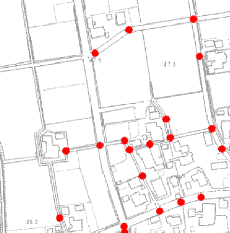
#> input picture py/opencv/hoge.png, 230 x 233 px
$ python hoge.py hoge.png
#> lines starting #> are read from the running program, lines starting #| are printed output that depends on the picture; after the words box and inside, x2 and y2 are one past the last pixel; in counts of white or black regions, pixels touching at a corner belong together
import cv2
import numpy as np
import sys

img=cv2.imread(sys.argv[1],cv2.IMREAD_COLOR)
#> img is the input picture: shape (233, 230, 3); mean B, G, R 241.2, 241.2, 245
img = cv2.medianBlur(img,5)
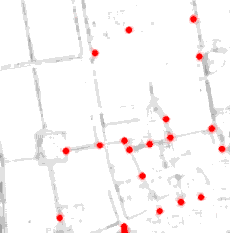
#> img: shape (233, 230, 3); mean B, G, R 246.6, 246.6, 250.3


hsv = cv2.cvtColor(img, cv2.COLOR_BGR2HSV)
#> hsv: shape (233, 230, 3); mean H, S, V 0, 3.8, 250.3


# red
hsv_min = np.array([0,64,0])
hsv_max = np.array([30,255,255])
mask = cv2.inRange(hsv, hsv_min, hsv_max)
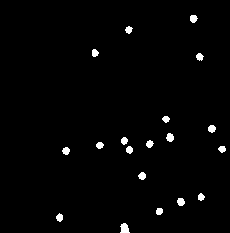
#> mask: shape (233, 230); 1.6% white; 19 white regions, largest, box (x1, y1, x2, y2) and area: (120, 223, 130, 233) 73, (166, 133, 174, 142) 54, (177, 198, 185, 206) 51

poo = cv2.cvtColor(mask,cv2.COLOR_GRAY2BGR)
#> poo: shape (233, 230, 3); 1.6% white; 19 white regions
gs = cv2.cvtColor(poo,cv2.COLOR_BGR2GRAY)


# [9 lines of commented-out code are left out]


contours, hier = cv2.findContours(gs,  cv2.RETR_EXTERNAL, cv2.CHAIN_APPROX_NONE)
#> contours = 19 contours; largest, box (x1, y1, x2, y2) and area: (120, 223, 130, 233) 57, (166, 133, 174, 142) 42, (177, 198, 185, 206) 40, (208, 125, 216, 133) 38, (190, 15, 198, 23) 38

for ct in contours:
  M=cv2.moments(ct)
  if M['m00']==0:
      continue
  cx = int(M['m10']/M['m00'])
  cy = int(M['m01']/M['m00'])
  print(cx,cy)
  cv2.drawMarker(img, (int(cx), int(cy)), (255,0,0), markerType=cv2.MARKER_CROSS, markerSize=20, thickness=1, line_type=cv2.LINE_8)
#> this loop made 19 passes
#> (cx, cy) on passes 1 to 12: (124, 227), (59, 217), (158, 210), (180, 201), (200, 196), (141, 175), (65, 150), (221, 148), (129, 149), (99, 144), (149, 143), (123, 140)
#| 124 227
#| 59 217
#| 158 210
#| 180 201
#| 200 196
#| 141 175
#| 65 150
#| 221 148
#> (further printed lines are left out)
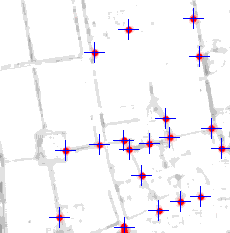
#> img: shape (233, 230, 3); 1.44% of pixels changed, all inside (x1, y1, x2, y2) = (49, 8, 230, 233)

cv2.imwrite("output.png",img)

cv2.imshow("hogewin",img)
cv2.waitKey(0)
cv2.destroyAllWindows()
